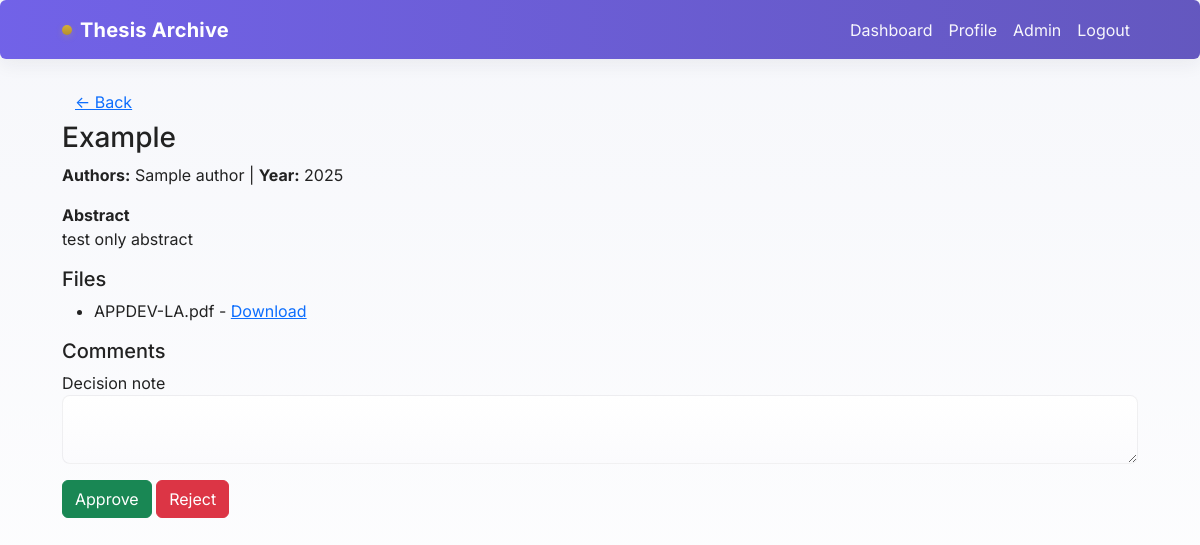
The app's page /admin_review.php?id=3 (signed in) with its own data.
### tables this page shows
CREATE TABLE `theses` (
  `id` int(11) NOT NULL,
  `title` varchar(1000) NOT NULL,
  `abstract` text DEFAULT NULL,
  `keywords` varchar(500) DEFAULT NULL,
  `authors` text NOT NULL,
  `adviser_id` int(11) DEFAULT NULL,
  `program_id` int(11) DEFAULT NULL,
  `department_id` int(11) DEFAULT NULL,
  `year` year(4) DEFAULT NULL,
  `status` enum('draft','submitted','under_review','approved','rejected') DEFAULT 'draft',
  `comments_summary` text DEFAULT NULL,
  `embargo_until` date DEFAULT NULL,
  `access_level` enum('public','embargoed','restricted') DEFAULT 'public',
  `created_by` int(11) DEFAULT NULL,
  `created_at` timestamp NOT NULL DEFAULT current_timestamp(),
  `updated_at` timestamp NOT NULL DEFAULT current_timestamp() ON UPDATE current_timestamp()
);

CREATE TABLE `thesis_files` (
  `id` int(11) NOT NULL,
  `thesis_id` int(11) NOT NULL,
  `original_name` varchar(500) NOT NULL,
  `stored_name` varchar(500) NOT NULL,
  `mime_type` varchar(100) DEFAULT NULL,
  `size_bytes` bigint(20) DEFAULT NULL,
  `storage_path` varchar(1000) NOT NULL,
  `checksum` varchar(128) DEFAULT NULL,
  `uploaded_by` int(11) DEFAULT NULL,
  `uploaded_at` timestamp NOT NULL DEFAULT current_timestamp()
);

### admin_review.php (the view, shortened to what this page needs)
<?php include 'header.php'; ?>
<?php
include 'db.php';
$id = isset($_GET['id']) ? (int)$_GET['id'] : 0;
$res = $conn->query("SELECT t.*, u.full_name as submitter FROM theses t LEFT JOIN users u ON t.created_by = u.id WHERE t.id = $id LIMIT 1");
$t = $res->fetch_assoc();
$files = $conn->query("SELECT * FROM thesis_files WHERE thesis_id = $id");
?>
<a href="admin_dashboard.php" class="btn btn-link">&larr; Back</a>
<h3><?php echo htmlspecialchars($t['title']); ?></h3>
<p><strong>Authors:</strong> <?php echo htmlspecialchars($t['authors']); ?> | <strong>Year:</strong> <?php echo htmlspecialchars($t['year']); ?></p>
<p><strong>Abstract</strong><br><?php echo nl2br(htmlspecialchars($t['abstract'])); ?></p>
<h5>Files</h5>
<ul>
  <?php while ($f = $files->fetch_assoc()): ?>
    <li><?php echo htmlspecialchars($f['original_name']); ?> - <a href="download.php?file=<?php echo $f['id']; ?>">Download</a></li>
  <?php endwhile; ?>
</ul>
<h5>Comments</h5>
<form method="post">
  <div class="mb-3"><label>Decision note</label><textarea name="admin_comment" class="form-control"></textarea></div>
  <button name="action" value="approve" class="btn btn-success">Approve</button>
  <button name="action" value="reject" class="btn btn-danger">Reject</button>
</form>
<?php include 'footer.php'; ?>

### style.css (style rules this page uses)
* { box-sizing:border-box }
html,body { height:100% }
body { font-family: "Inter", system-ui, -apple-system, "Segoe UI", Roboto, "Helvetica Neue", Arial; background: linear-gradient(180deg, var(--bg) 0%, #ffffff 100%); color: #222; -webkit-font-smoothing:antialiased; -moz-osx-font-smoothing:grayscale; line-height:1.5; padding-bottom:40px; }
.form-control, .form-select, textarea.form-control { border-radius: 8px; border: 1px solid rgba(20,20,35,0.06); padding: .6rem .8rem; background: linear-gradient(180deg,#fff,#fbfbfd); transition: box-shadow .12s ease, border-color .12s ease; }
a, button { transition: .12s ease; }

### records on screen
theses: title "Example", authors "Sample author", year "2025", abstract "test only abstract"
thesis_files: original_name "APPDEV-LA.pdf"
